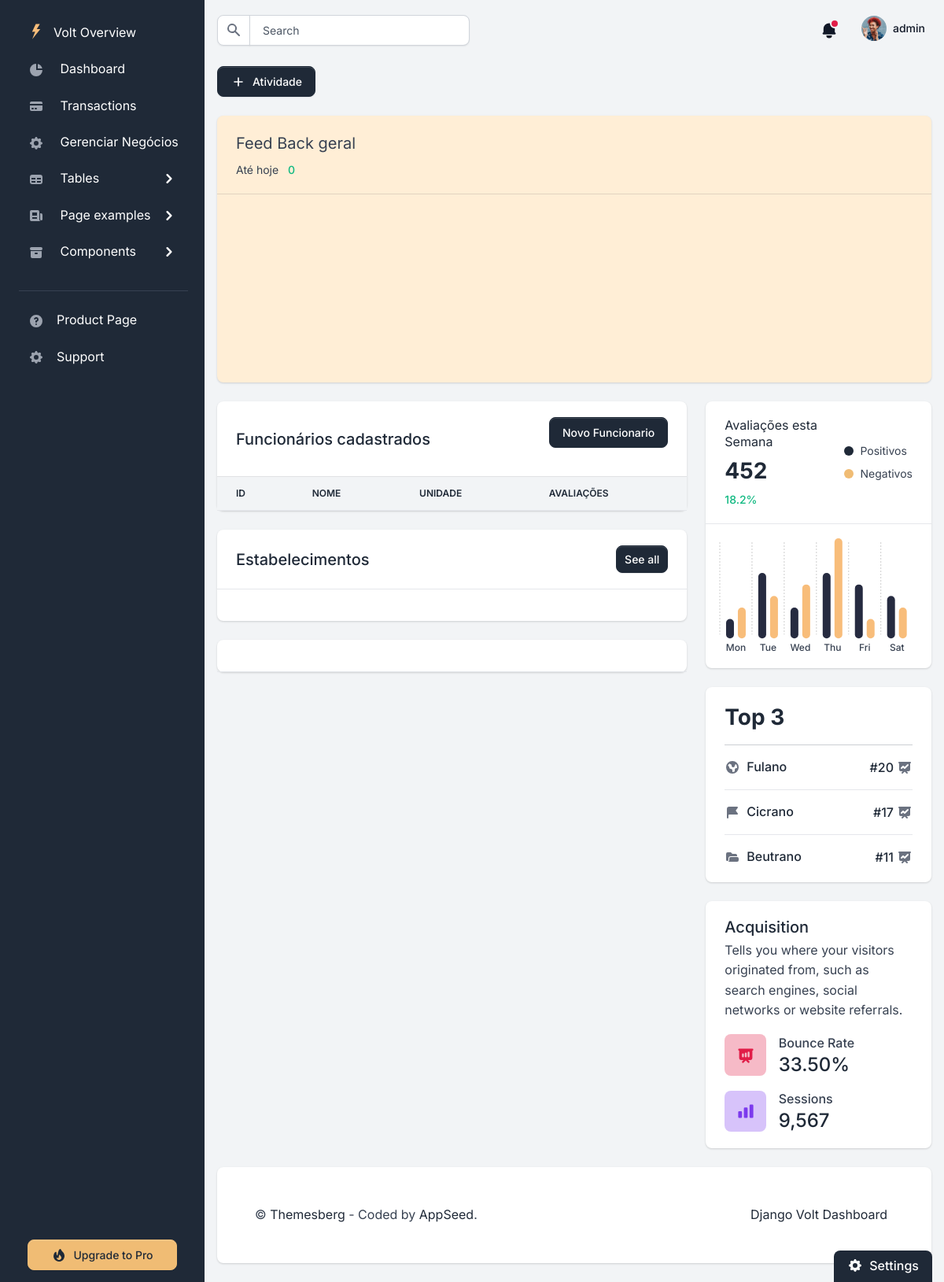
/dashboard/ (signed in), run on an earlier commit of the app's database.
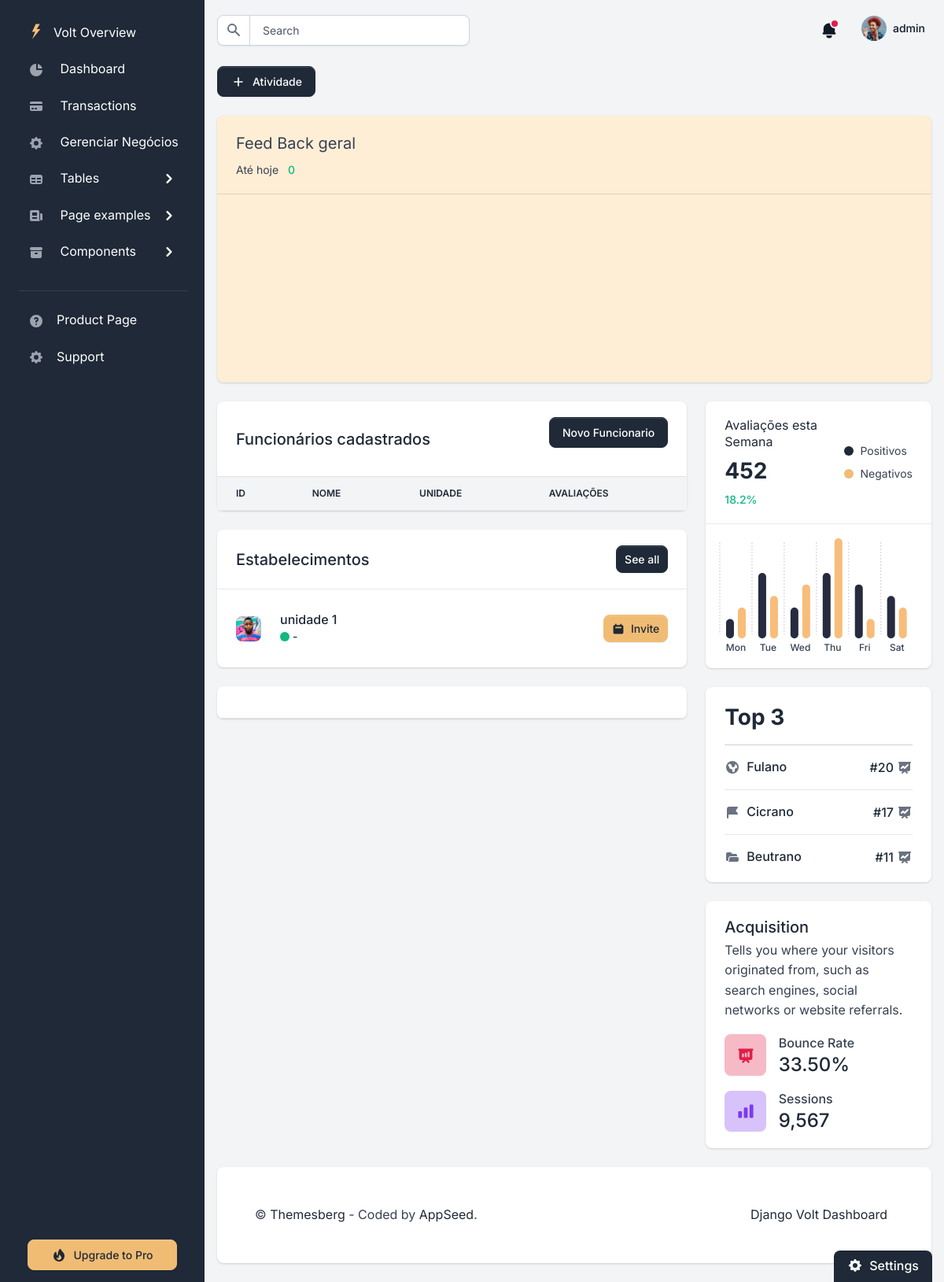
And on a later commit of the database.
### unidade/models.py (models this page shows, shortened)
class Unidade(models.Model):
    nome = models.CharField(max_length=100)
    end = models.CharField(max_length=100)
    usuario = models.ForeignKey(CustomUser, on_delete=models.CASCADE)

### home/views.py (the view)
# urls.py: path('dashboard/', DashBoardView.as_view(), name='dashboard'),
class DashBoardView(LoginRequiredMixin, TemplateView):
    template_name = 'home/dashboard.html'
    form_class = NovoFunciForm
    def get(self, request):
        form = self.form_class()
        user = self.request.user
        autenticado = user.is_authenticated
        avaliacoes_por_mes = (
            Avaliacao.objects.filter(usuario=user)
            .annotate(month=TruncMonth('data'))
            .values('month')
            .annotate(total=Count('id'))
            .order_by('month')
        )
        total_avaliacoes = Avaliacao.objects.filter(usuario=user).count()
        total_avlc = {DateFormat(avaliacao['month']).format('M'): avaliacao['total'] for avaliacao in avaliacoes_por_mes}
        context = {
            'form': form,
            'autenticado': autenticado,
            'total_avlc': json.dumps(total_avlc),
            'total_av':total_avaliacoes,
            'unidades':Unidade.objects.filter(usuario=user).order_by('-id')
        }
        return render(request, self.template_name, context)

### funcionario/forms.py
class NovoFunciForm(forms.ModelForm):
    nome = forms.CharField(
        widget=forms.TextInput(
            attrs={
                "placeholder": "nome",
                "class": "form-control"
            }
        ))
    matricula = forms.CharField(
        widget=forms.TextInput(
            attrs={
                "placeholder": "Matrícula",
                "class": "form-control"
            }
        ))
    unidade = forms.ModelChoiceField(
            queryset=Unidade.objects.all(),
            empty_label="Select Unidade",
            widget=forms.Select(attrs={'class': 'form-control'})
        )
    class Meta:
        model = Funcionario
        fields = ('nome', 'matricula','unidade')

### templates/home/dashboard.html (shortened to what the changed rows need)
{% extends "layouts/base.html" %}
{% block content %}
    <div class="row">
        <div class="col-12 col-xl-8">
            <div class="row">
                <div class="col-12 mb-4">
                    <div class="card border-0 shadow">
                        <div class="card-header">
                            <div class="row align-items-center">
                                <div class="col">
                                    <h2 class="fs-5 fw-bold mb-0">Funcionários cadastrados</h2>
                                </div>
                            </div>
                        </div>
                        <div class="table-responsive">
                            <table class="table align-items-center table-flush" x>
                                <thead class="thead-light">
                                <tr>
                                    <th class="border-bottom" scope="col">Id</th>
                                    <th class="border-bottom" scope="col">Nome</th>
                                    <th class="border-bottom" scope="col">Unidade</th>
                                    <th class="border-bottom" scope="col">Avaliações</th>
                                </tr>
                                </thead>
                            </table>
                        </div>
                    </div>
                </div>
                <div class="col-12 col-xxl-6 mb-4">
                    <div class="card border-0 shadow">
                        <div class="card-header border-bottom d-flex align-items-center justify-content-between">
                            <h2 class="fs-5 fw-bold mb-0">Estabelecimentos</h2>
                        </div>
                        <div class="card-body">
                            <ul class="list-group list-group-flush list my--3">
                                {% for unidade in unidades%}
                                <li class="list-group-item px-0">
                                    <div class="row align-items-center">
                                    <div class="col-auto">
                                        <a href="#" class="avatar">
                                            <img class="rounded" alt="Image placeholder" src="/static/assets/img/team/profile-picture-1.jpg">
                                        </a>
                                    </div>
                                    <div class="col-auto ms--2">
                                        <h4 class="h6 mb-0">
                                            <a href="#">{{unidade.nome}}</a>
                                        </h4>
                                        <div class="d-flex align-items-center">
                                            <div class="bg-success dot rounded-circle me-1"></div>
                                            <small>{{unidade.administrador.cargo}} - {{unidade.administrador}}</small>
                                        </div>
                                    </div>
                                    <div class="col text-end">
                                        <a href="#" class="btn btn-sm btn-secondary d-inline-flex align-items-center">
                                            Invite
                                        </a>
                                    </div>
                                    </div>
                                </li>
                                {%endfor%}
                            </ul>
                        </div>
                    </div>
                </div>
            </div>
        </div>
        <div class="col-12 col-xl-4">
            <div class="col-12 px-0 mb-4">
                <div class="card border-0 shadow">
                    <div class="card-header d-flex flex-row align-items-center flex-0 border-bottom">
                        <div class="d-block">
                            <h2 class="h3 fw-extrabold">452</h2>
                        </div>
                    </div>
                </div>
            </div>
            <div class="col-12 px-0 mb-4">
                <div class="card border-0 shadow">
                    <div class="card-body">
                        <div class="d-block">
                            <h2 class="h3 fw-extrabold">Top 3</h2>
                        </div>
                    </div>
                </div>
            </div>
            <div class="col-12 px-0">
                <div class="card border-0 shadow">
                    <div class="card-body">
                        <h2 class="fs-5 fw-bold mb-1">Acquisition</h2>
                    </div>
                </div>
            </div>
        </div>
    </div>
{% endblock content %}

What changed in the data, as far as the page shows it:
added Unidade: nome "unidade 1"
